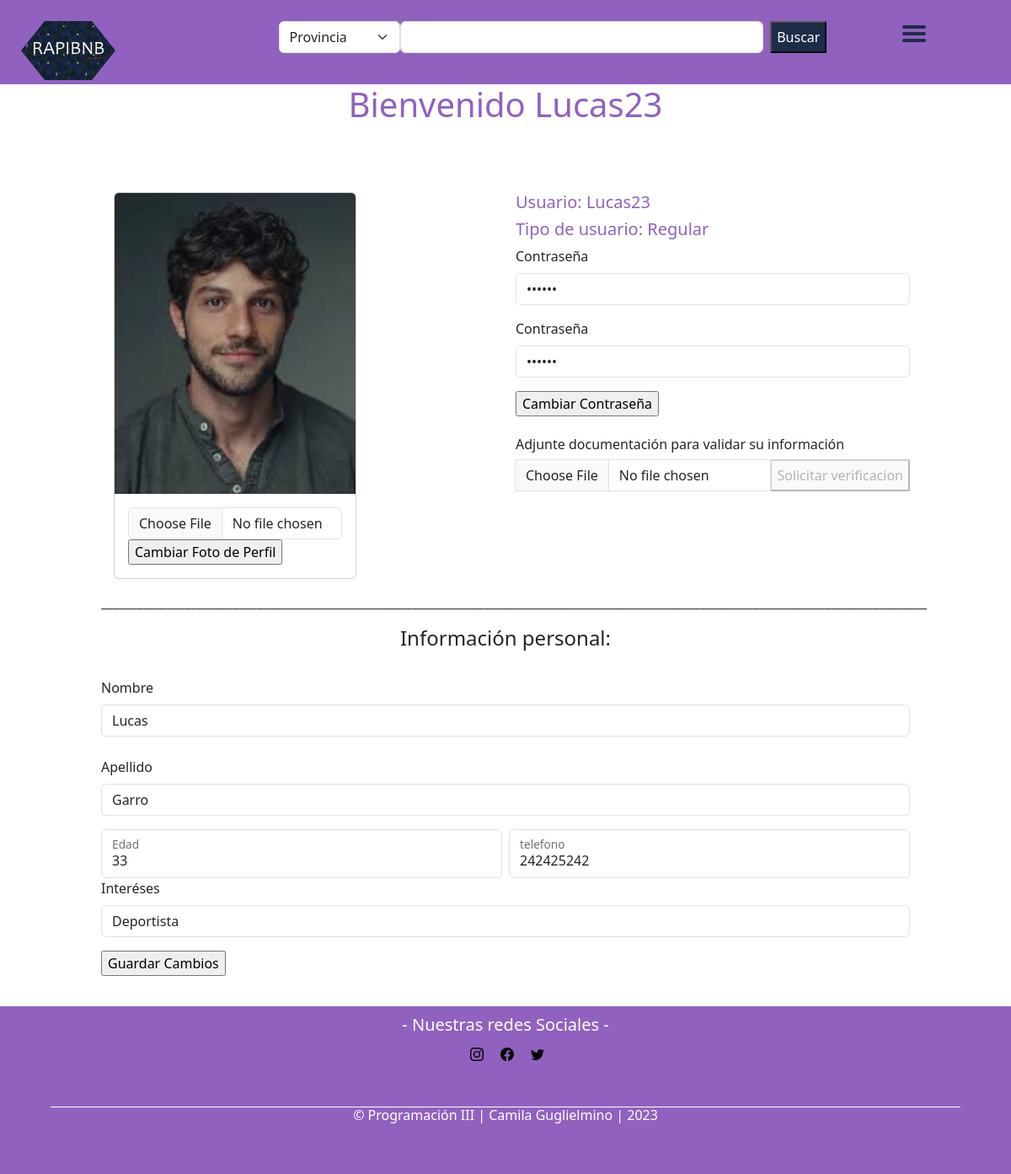
The app's page /editarPerfil.php (signed in) with its own data.
### tables this page shows
CREATE TABLE `registrousuario` (
  `id` int(11) NOT NULL,
  `correo` varchar(100) NOT NULL,
  `usuario` varchar(10) NOT NULL,
  `contra` varchar(6) NOT NULL,
  `contra2` varchar(6) NOT NULL,
  `tipo` varchar(100) NOT NULL,
  `nombre` varchar(40) NOT NULL,
  `apellido` varchar(40) NOT NULL,
  `edad` int(3) NOT NULL,
  `telefono` varchar(11) NOT NULL,
  `intereses` varchar(250) NOT NULL,
  `imagen` varchar(100) NOT NULL DEFAULT 'img_perfil\\R.jpeg',
  `files` varchar(100) NOT NULL,
  `bio` varchar(100) NOT NULL
);

### editarPerfil.php (the view, shortened to what this page needs)
<?php
include("usuarionuevo.php");
?>
<html>
<head>
  <link rel="stylesheet" href="externo/estilos.css" type="text/css">
  <link rel="stylesheet" href="externo/form.css" type="text/css">
  <link rel="stylesheet" href="https://cdn.jsdelivr.net/npm/bootstrap@4.6.2/dist/css/bootstrap.min.css">
  <link rel="stylesheet" href="https://cdn.jsdelivr.net/npm/bootstrap@5.3.1/dist/css/bootstrap.min.css">
</head>
<?php
require_once("basedatos/conexion.php");
$email = $_SESSION['user'];
$sql = "SELECT * FROM registrousuario where correo='$email' ";
$resultado = mysqli_query($conexRapiBnB, $sql);
while ($row = mysqli_fetch_array($resultado)) {
  $usuario = $row['usuario'];
  $contraseña = $row['contra'];
  $contraseña2 = $row['contra2'];
  $Nombre = $row['nombre'];
  $Apellido = $row['apellido'];
  $edad = $row['edad'];
  $numero = $row['telefono'];
  $intereses = $row['intereses'];
  $image = $row['imagen'];
  $tipo = $row['tipo'];
}
?>
<body>
  <header>
    <nav>
      <div class="grid-container">
        <div class="grid-item" style="text-align: left; padding: 20px;">
          <a href="index.php"> <img alt="logo" src="img/logo1.png" style="width: 7em; "></a>
        </div>
        <div class="grid-item" style="text-align: center; padding: 20px;">
          <form class="d-flex" role="search" method="GET" action="buscador.php">
            <select id="busqueda" name="busqueda" class="form-select" style="width: 30%; ">
              <option selected>Provincia</option>
              <option value="Tierra del Fuego">Tierra del Fuego</option><br>
            </select>
            <input class="form-control me-2" type="search" placeholder="" aria-label="Search" name="dato" id="dato">
            <input class="btn-bottom" type="submit" name="enviar" value="Buscar">
          </form>
        </div>
        <div class="grid-item" style="text-align: right; padding: 20px; z-index: 1000;">
          <div class="hamburger">
            <div class="_layer -top"></div>
            <div class="_layer -mid"></div>
            <div class="_layer -bottom"></div>
          </div>
        </div>
      </div>
    </nav>
  </header>
  <main>
    <h1 class="titulo"">Bienvenido <?php echo $usuario; ?></h1>
  <div class=" contenedor" ">
    <div class=" row">
      <div class="col">
        <form action="perfil.php" method="POST" enctype="multipart/form-data">
          <div class="col">
            <div class="card" style="width: 18rem;">
              <img src="<?php echo $image ?>" class="card-img-top" alt="foto de perfil" requierd>
              <div class="card-body">
                <input class="form-control" type="file" id="formFile" name="imagen">
                <input type="submit" name="perfil" value="Cambiar Foto de Perfil">
              </div>
            </div>
          </div>
        </form>
      </div>
      <div class="col">
        <form action="formulario.php" method="POST" enctype="multipart/form-data">
          <h5 style="color: rgb(145, 97, 191);">Usuario: <?php echo ("$usuario") ?> </h5>
          <h5 style="color: rgb(145, 97, 191);">Tipo de usuario: <?php echo ("$tipo") ?> </h5>
          <div class="mb-3">
            <label for="formFile" class="form-label">Contraseña</label>
            <input type="password" name="contraseña" class="form-control" value="<?php echo ("$contraseña") ?>">
          </div>
          <div class="mb-3">
            <label for="formFile" class="form-label">Contraseña</label>
            <input type="password" name="contraseña2" class="form-control" value="<?php echo ("$contraseña2") ?>">
          </div>
          <input type="submit" name="cambiarContraseña" value="Cambiar Contraseña">
          <?php
          if ($tipo == "Regular") {
          ?>
            <br>
            <br>
            <h6>Adjunte documentación para validar su información</h6>
            <form action="formulario.php" method="POST" enctype="multipart/form-data">
              <div class="input-group">
                <input class="form-control" type="file" id="fileInput" name="archivo" requierd>
                <input type="submit" disabled="disabled" name="verificacion" value="Solicitar verificacion">
              </div>
            </form>
          <?php
          } else {
          }
          ?>
        </form>
      </div>
      </div>
      <p style="align-content: center;">_______________________________________________________________________________________________________________________________________________________</p>
      <div class="row">
        <form action="editar.php" method="POST" enctype="multipart/form-data">
          <h4 style="text-align:center;">Informaci&oacuten personal:</h4><br>
          <div class="row g-2">
            <div class="mb-3">
              <label for="formFile" class="form-label">Nombre</label>
              <input type="text" name="nombre" class="form-control" value="<?php echo ("$Nombre") ?>">
            </div>
            <div class="mb-3">
              <label for="formFile" class="form-label">Apellido</label>
              <input type="text" name="apellido" class="form-control" value="<?php echo ("$Apellido") ?>">
            </div>
          </div>
          <div class="row g-2">
            <div class="col-md">
              <div class="form-floating">
                <input type="number" name="edad" aria-setsize="2" class="form-control" id="floatingInputGrid" placeholder="" value="<?php echo ("$edad") ?>">
                <label for="floatingInputGrid">Edad</label>
              </div>
            </div>
            <div class="col-md">
              <div class="form-floating">
                <input type="tel" name="numero" class="form-control" id="floatingInputGrid" placeholder="" value="<?php echo ("$numero") ?>">
                <label for="floatingInputGrid">telefono</label>
              </div>
            </div>
          </div>
          <div class="row">
            <div class="mb-3">
              <label for="formFile" class="form-label">Interéses</label>
              <input type="text" name="intereses" class="form-control" value="<?php echo ("$intereses") ?>">
            </div>
          </div>
          <input class="submit" type="submit" name="editar" value="Guardar Cambios">
        </form>
        <br>
      </div>
  </main>
</body>
<footer>
  <div class="contenedor-footer">
    <div class="content-foo">
      <h5> - Nuestras redes Sociales - </h5>
      <div class="contenedor-icono">
        <div class="container">
          <div class="col">
            <div class="row justify-content-md-center">
              <div class="col col-lg-2">
                <a href="https://www.instagram.com/" TARGET="_blank">
                </a>
              </div>
              <div class="col col-lg-2"">
            <a href=" https://www.facebook.com" TARGET="_blank">
                </a>
              </div>
              <div class="col col-lg-2">
                <a href="https://twitter.com/ TARGET=" _blank">
                </a>
              </div>
            </div>
          </div>
        </div>
      </div>
    </div>
  </div>
  <h6 class="titulo-final">&copy; Programación III | Camila Guglielmino | 2023</h6>
</footer>
</html>

### externo/estilos.css (style rules this page uses)
body { font-family: serif; }
.contenedor { padding: 20px; width: 90%; max-width: 1000px; margin: auto; overflow: hidden; }
.titulo { color: rgb(145, 97, 191); text-align: center; margin-bottom: 60px; }
footer { background-color: rgb(145, 97, 191); padding: 10px 0 0px 0; margin: auto; overflow: hidden; }
.btn-bottom { background-color: #1D2C49 !important; color: #fff !important; }
.contenedor-footer { display: flex; width: 90%; justify-content: space-evenly; margin: auto; padding-bottom: 50px; border-bottom: 1px solid #fff; }
.content-foo { text-align: center; }
.content-foo h5 { color: #fff; padding-bottom: 5px; margin-bottom: 10px; }
.titulo-final { color: #fff; text-align: center; margin-bottom: 60px; }
.grid-container { display: grid; column-gap: 30px; grid-template-columns: auto auto auto; padding: 5px; z-index: 1000; }
.grid-item { padding: 10px; text-align: center; }
header { width: 100%; height: 100px; background-color: rgb(145, 97, 191); }

### externo/form.css (style rules this page uses)
::placeholder { color: grey; }

### editarPerfil.php (style rules this page uses)
.hamburger { position: fixed; background-color: transparent; top: 10; height: 30px; width: 30px; padding: 20px 20px; -webkit-transform: translate3d(0, 0, 0); transform: translate3d(0, 0, 0); -webkit-transition: -webkit-transform 0.25s cubic-bezier(0.05, 1.04, 0.72, 0.98); transition: transform 0.25s cubic-bezier(0.05, 1.04, 0.72, 0.98); z-index: 1004 !important; cursor: pointer; -webkit-user-select: none; -moz-user-select: none; -ms-user-select: none; user-select: none; }
._layer { background: #1D2C49; margin-bottom: 4px; border-radius: 2px; width: 28px; height: 4px; opacity: 10; -webkit-transform: translate3d(0, 0, 0); transform: translate3d(0, 0, 0); -webkit-transition: all 0.25s cubic-bezier(0.05, 1.04, 0.72, 0.98); transition: all 0.25s cubic-bezier(0.05, 1.04, 0.72, 0.98); }

### records on screen
registrousuario: usuario "Lucas23", imagen (picture), tipo "Regular", nombre "Lucas", apellido "Garro", edad "33", numero "242425242", intereses "Deportista"
